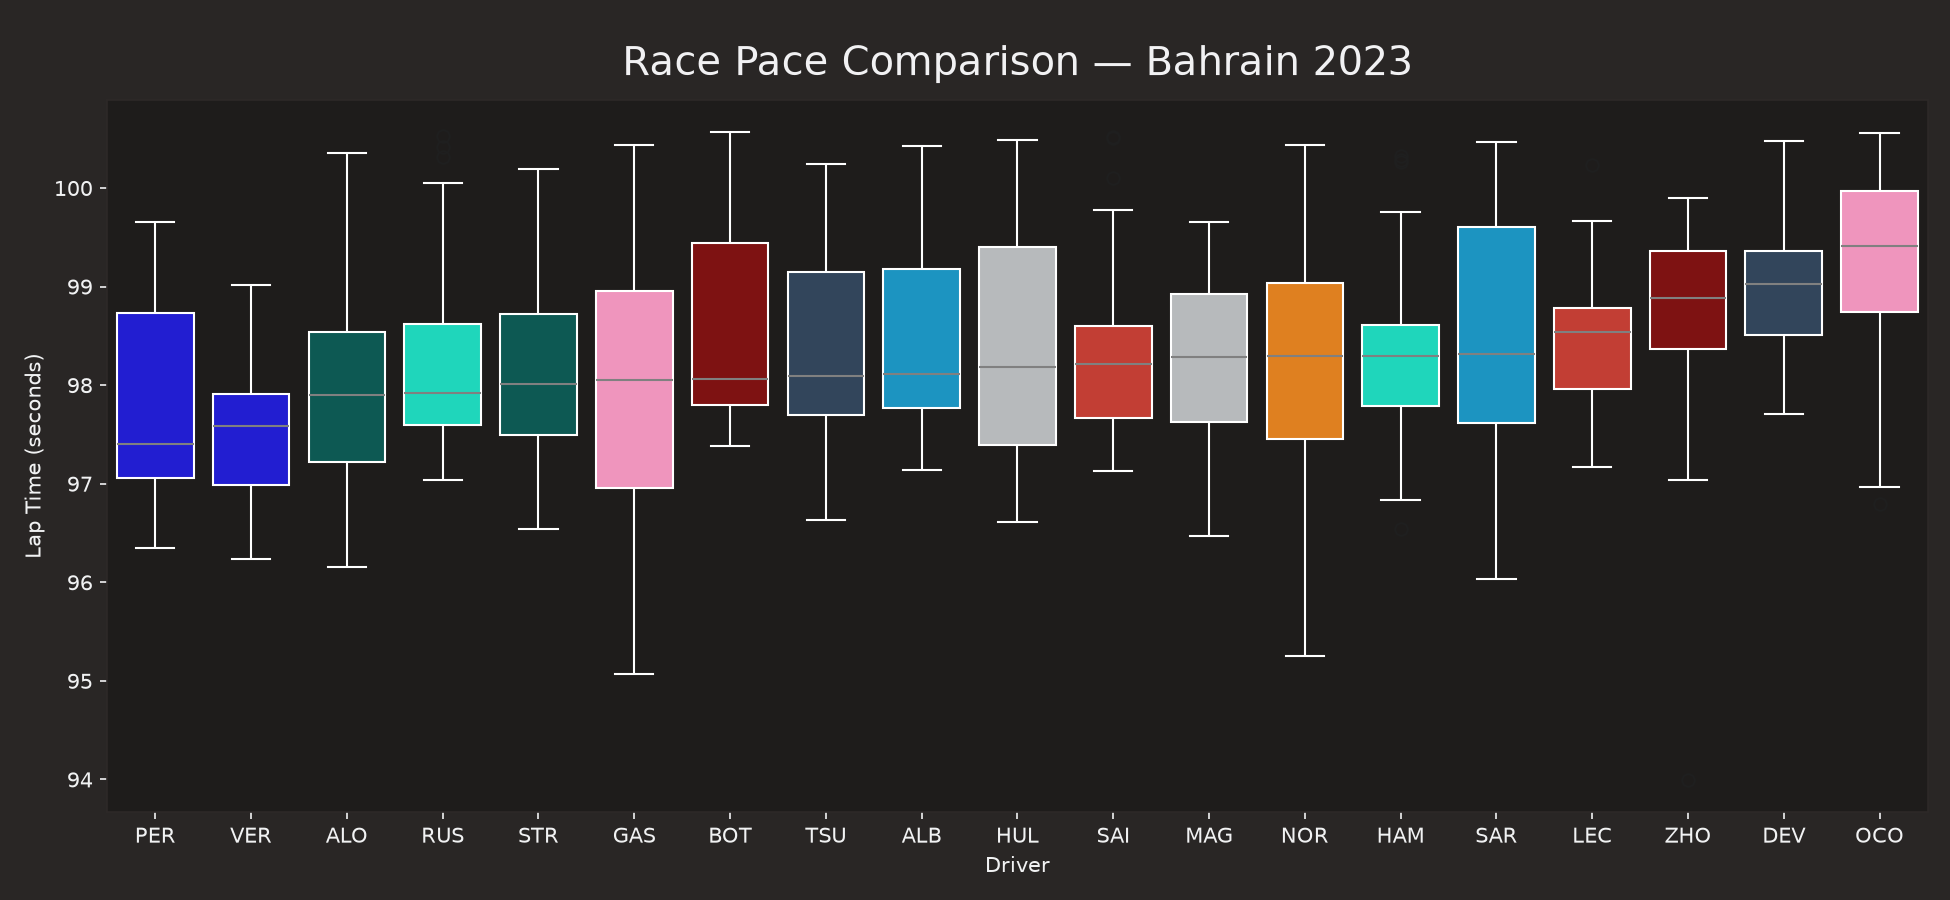

Write the Python code that produced this figure.
import fastf1
import fastf1.plotting
import matplotlib.pyplot as plt
import seaborn as sns

fastf1.Cache.enable_cache('./cache')
fastf1.plotting.setup_mpl(misc_mpl_mods=False, color_scheme='fastf1')

session = fastf1.get_session(2023, 'Bahrain', 'R')
session.load()

# Pick only "representative" laps — drops in/out laps, safety car laps, etc.
laps = session.laps.pick_quicklaps().reset_index()
laps['LapTime(s)'] = laps['LapTime'].dt.total_seconds()

# Order drivers fastest-to-slowest by median lap time
driver_order = (
    laps[['Driver', 'LapTime(s)']]
    .groupby('Driver')
    .median(numeric_only=True)['LapTime(s)']
    .sort_values()
    .index
    .tolist()
)

# Build a color palette using each driver's team color
team_palette = {
    drv: fastf1.plotting.get_driver_color(drv, session=session)
    for drv in driver_order
}

fig, ax = plt.subplots(figsize=(13, 6))
sns.boxplot(
    data=laps,
    x='Driver',
    y='LapTime(s)',
    order=driver_order,
    palette=team_palette,
    whiskerprops=dict(color='white'),
    boxprops=dict(edgecolor='white'),
    medianprops=dict(color='grey'),
    capprops=dict(color='white'),
)

ax.set_title('Race Pace Comparison — Bahrain 2023')
ax.set_xlabel('Driver')
ax.set_ylabel('Lap Time (seconds)')
plt.suptitle('')  # remove default seaborn suptitle
plt.tight_layout()
plt.savefig('race_pace.png', dpi=150)
plt.show()
